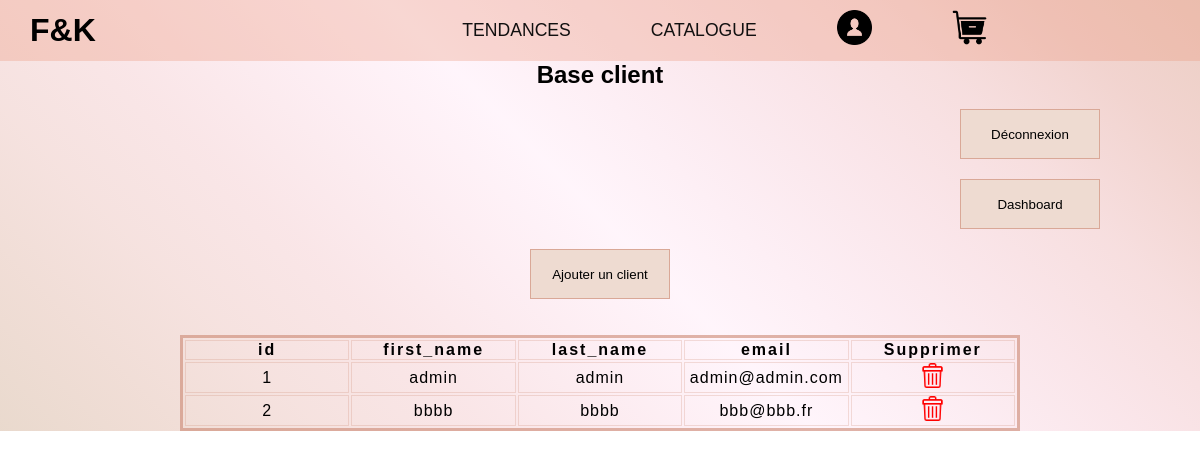
/base_client.php (signed in), run on the app's committed database.
### tables this page shows
CREATE TABLE `users` (
  `id` int NOT NULL,
  `first_name` varchar(255) NOT NULL,
  `last_name` varchar(255) NOT NULL,
  `email` varchar(255) NOT NULL,
  `password` varchar(255) NOT NULL,
  `admin` int DEFAULT NULL
);

### src/base_client.php (the view, shortened to what this page needs)
<?php
require_once("connect.php");
$sql = "SELECT * FROM users";
$query = $db->prepare($sql);
$query->execute();
$users = $query->fetchAll(PDO::FETCH_ASSOC);
?>
<!DOCTYPE html>
<html lang="fr">
<head>
    <link rel="stylesheet" href="style.css">
</head>
<body>
<section class="admin_dashboard">
        <?php
        include './element/navbar.php';
        ?>
            <h1 class="article_dashboard">Base client</h1>
            <button class="dashboard-btn dashboard-btn_1"><a href="logout.php">Déconnexion</a></button>
            <button class="dashboard-btn dashboard-btn_1"><a href="admin_dashboard.php">Dashboard</a></button>
            <table class="tb3">
                <thead>
                    <th>id</th>
                    <th>first_name</th>
                    <th>last_name</th>
                    <th>email</th>
                    <th> Supprimer  </th>
                </thead>
                <tbody>
                <?php
                foreach ($users as $u) {
                ?>
                    <tr>
                        <td><?= $u["id"] ?></td>
                        <td><?= $u["first_name"] ?></td>
                        <td><?= $u["last_name"] ?></td>
                        <td><?= $u["email"] ?></td>
                        <td>
                            <a href="delete.php?id=<?= $u["id"] ?>"><img src="img/icon/trash.png" height="25px" alt="Supprimer"></a>
                        </td>
                    </tr>
                <?php
                }
                ?>
                <div>
                    <button class="dashboard-btn"><a href="inscription.php">Ajouter un client</a></button>
                    <br>
                    <br>
                </div>
            </tbody>
        </table>
    </section>
</body>
</html>

### src/style.css (style rules this page uses)
:root { --font-size: 1rem; }
* { box-sizing: border-box; outline: none; margin: 0 auto; padding: 0; }
html { scroll-behavior: smooth; }
body { font-family: Arial, Helvetica, sans-serif; font: size 1rem; }
.admin_dashboard { background-image: linear-gradient(45deg, hsl(26deg 39% 86%) 0%, hsl(17deg 47% 89%) 10%, hsl(7deg 55% 92%) 20%, hsl(355deg 65% 94%) 30%, hsl(341deg 78% 96%) 40%, hsl(322deg 100% 98%) 50%, hsl(337deg 75% 96%) 60%, hsl(348deg 67% 94%) 70%, hsl(359deg 60% 92%) 80%, hsl(8deg 56% 88%) 90%, hsl(15deg 51% 85%) 100%); background-size: cover; height: 100%; }
.article_dashboard { text-align: center; }
.dashboard-btn { display: flex; justify-content: center; margin-top: 20px; margin-bottom: 0; }
.dashboard-btn { background-color: #eedbd1; height: 50px; width: 140px; border: darksalmon; text-align: center; align-items: center; border: 1px solid rgba(204, 135, 113, 0.596); }
.dashboard-btn a { text-decoration: none; color: black; }
.dashboard-btn_1 { margin-right: 100px; }
.dashboard-btn_1 a { text-decoration: none; }
table { table-layout: fixed; width: 100%; border-collapse: separate; border: 3px solid rgba(204, 135, 113, 0.596); }
th { letter-spacing: 2px; }
td { letter-spacing: 1px; }
th, td { border: 0.001px solid rgba(204, 136, 113, 0.253); }
tbody td { text-align: center; }
.tb3 { background-size: ; width: 70%; }

### data on the page
users: id "1", first_name "admin", last_name "admin", email "admin@admin.com"
users: id "2", first_name "bbbb", last_name "bbbb", email "bbb@bbb.fr"
